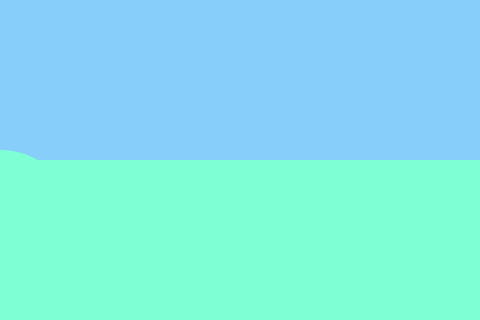
Frame 1 (no input)
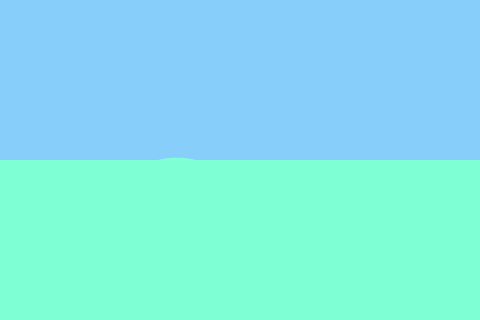
Frame 60 (the mouse pressed at the canvas centre just before this capture)
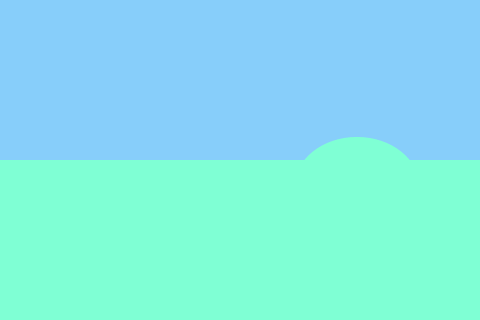
Frame 120 (the mouse held since frame 60 and released just before this capture)

The Processing sketch that drew these frames (run headless with seeded random() and noise(); from frame 60 on, the mouse is pressed at the canvas centre):

// Processing sketch: homework_03
// ── homework_03.pde
// surfin zebra
int waveWidth;
int xPos1;
int xPos2;
int xPos3;
int xPos4;

float angle = 0;
float offset = 200;
float scalar = 40;
float speed = 0.05;
float wavePosY;

void setup() {
  size(480, 320);
  waveWidth = 125; 
  xPos1 = 0;
}

void draw() {
  background(135, 206, 250);

  fill(127, 255, 212);
  noStroke();
  
  // wave
  wavePosY = offset + sin(angle) * scalar;
  arc(xPos1, wavePosY, waveWidth, 100, PI, PI * 2);
  angle += speed;

  // sea
  rect(0, height/2, width, height);
  
  // check against the sum to prevent jumping at end of the canvas 
  if (xPos1 <= (width + waveWidth)) {
    xPos1 += 3;
  } else {
    xPos1 = waveWidth * -1;
  }
}
